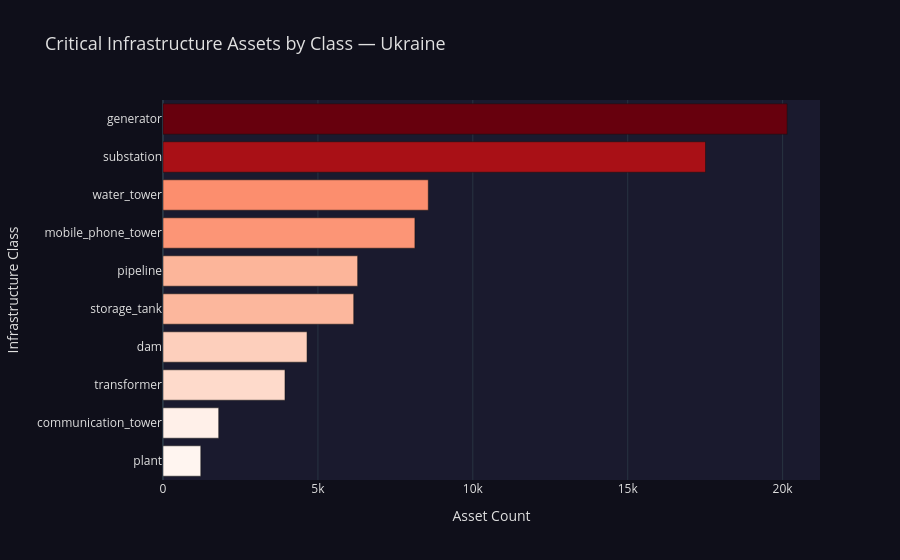

Notebook source saved alongside this figure:
### Code cell
# =============================================================================
# Step 2 Visualization -- Critical Infrastructure Assets
# =============================================================================

class_pd = critical_assets.groupBy("class").count() \
    .orderBy(F.desc("count")).toPandas()

plot_setup_step2_assets(class_pd)

# --- SedonaKepler: all critical assets scatter map colored by class ---
asset_map_df = critical_assets.select("asset_id", "class", "subtype", "geometry")
asset_map = SedonaKepler.create_map(df=asset_map_df, name="Critical Assets")
asset_map;

### Figure 1 — Plotly figure (JSON) as saved in the notebook; plotly's stock layout.template omitted (floating-point values rounded to 4 significant figures)
{"data": [{"hovertemplate": "Asset Count=%{marker.color}<br>Infrastructure Class=%{y}<extra></extra>", "legendgroup": "", "marker": {"color": [20146, 17511, 8563, 8131, 6283, 6156, 4649, 3937, 1798, 1219], "coloraxis": "coloraxis", "pattern": {"shape": ""}}, "name": "", "orientation": "h", "showlegend": false, "textposition": "auto", "type": "bar", "x": [20146, 17511, 8563, 8131, 6283, 6156, 4649, 3937, 1798, 1219], "xaxis": "x", "y": ["generator", "substation", "water_tower", "mobile_phone_tower", "pipeline", "storage_tank", "dam", "transformer", "communication_tower", "plant"], "yaxis": "y"}], "layout": {"barmode": "relative", "coloraxis": {"colorbar": {"title": {"text": "Asset Count"}}, "colorscale": [[0, "rgb(255,245,240)"], [0.125, "rgb(254,224,210)"], [0.25, "rgb(252,187,161)"], [0.375, "rgb(252,146,114)"], [0.5, "rgb(251,106,74)"], [0.625, "rgb(239,59,44)"], [0.75, "rgb(203,24,29)"], [0.875, "rgb(165,15,21)"], [1, "rgb(103,0,13)"]], "showscale": false}, "font": {"color": "#e0e0e0"}, "legend": {"tracegroupgap": 0}, "paper_bgcolor": "#0f0f1a", "plot_bgcolor": "#1a1a2e", "title": {"font": {"size": 18}, "text": "Critical Infrastructure Assets by Class — Ukraine"}, "xaxis": {"anchor": "y", "domain": [0, 1], "title": {"text": "Asset Count"}}, "yaxis": {"anchor": "x", "autorange": "reversed", "domain": [0, 1], "title": {"text": "Infrastructure Class"}}}}
